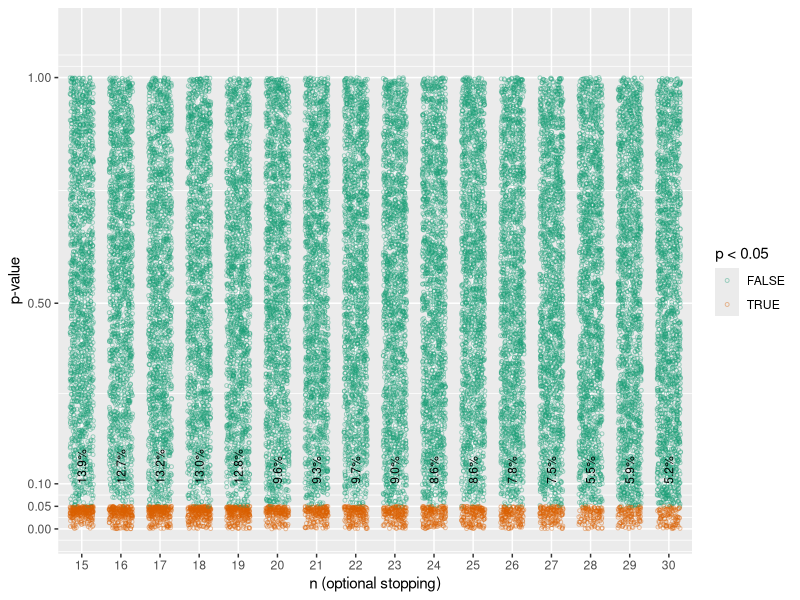
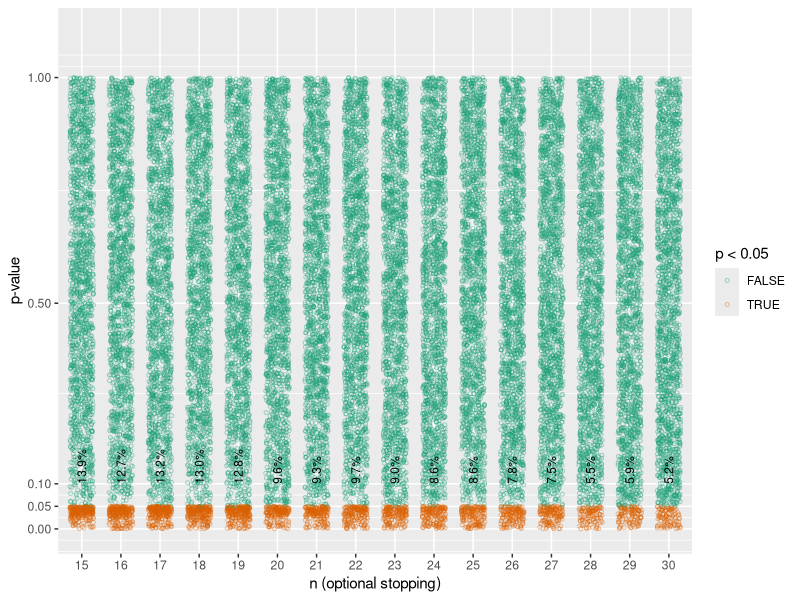

Reproduce these figures in R, in order.
## ---- chunk 1
N_MAX = 30
N = 15
N_SIMS =2*10^3
n_rows = N_SIMS*length(N:N_MAX)
result = data.frame(n_start = rep(NA,n_rows), n=rep(NA,n_rows),
                    p=rep(NA,n_rows), issign=rep(NA,n_rows), N_SIM=rep(N_SIMS, n_rows))
alpha = 0.05
M = 0
SD = 1
i = 1
for (n in N:N_MAX) { # iterate across optional stopping
  print(paste(n, "of", N_MAX))
  n_start = n # below n_start will be kept constant across k simulations
  for (k in 1:N_SIMS) { # iterate across simulations
    p = 1
    n = n_start # reset n for next simulation
    # optional stopping: increase sample size. When significant stop.
    a = rnorm(n = n, mean = M, sd = SD)
    b = rnorm(n = n, mean = M, sd = SD)
    p = t.test(a, b, var.equal = TRUE, paired = FALSE, alternative = "two.sided")$p.value
    # p = wilcox.test(a, b)$p.value
    while (p >= alpha & length(a) < N_MAX) {
      a = c(a, rnorm(1, mean = M, sd = SD)) # increase group size by one
      b = c(b, rnorm(1, mean = M, sd = SD)) # increase group size by one
      p = t.test(a, b, var.equal = TRUE, paired = FALSE, alternative = "two.sided")$p.value
      # p = wilcox.test(a, b)$p.value
    }
    result$n_start[i] = n_start
    result$n[i] = length(a)
    result$p[i] = p
    result$issign[i] = p < alpha
    i = i + 1
  }
}
result$n_start = as.factor(result$n_start)
## ---- chunk 2
library(ggplot2)


propSign = sprintf("%.1f%%", tapply(result$issign, result$n_start, sum)/result$N_SIM[1]*100)

ggplot(result, aes(x=n_start, y=p, group=issign, color=issign)) +
  geom_point(shape=1, size=1, position = position_jitter(width = 0.3, height = 0), alpha = 0.4) +  # alpha = 0.02
  scale_y_continuous(name="p-value", limits=c(0, 1.1), breaks=c(0, 0.05, 0.10, 0.5, 1)) + 
  #scale_color_manual(values=c("#999999", "#E69F00")) +
  scale_color_brewer(palette="Dark2") +
  annotate("text", label = propSign, x = 1:nlevels(result$n_start), y = 0.1,
           color = "black", size=3, hjust = 0, angle = 90) +
  xlab("n (optional stopping)") + labs(color="p < 0.05")

ggsave(filename = "OptionalStopping.png", bg = "transparent", width = 6, height = 2.5)
